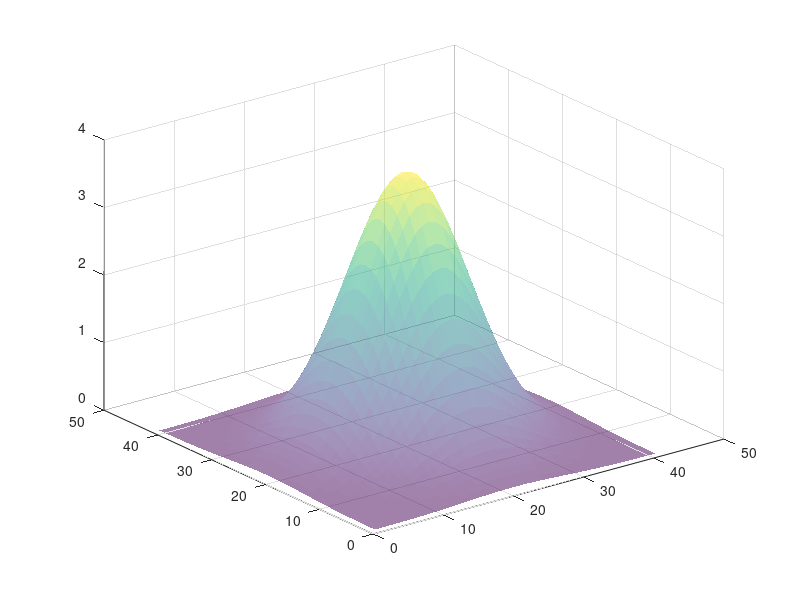
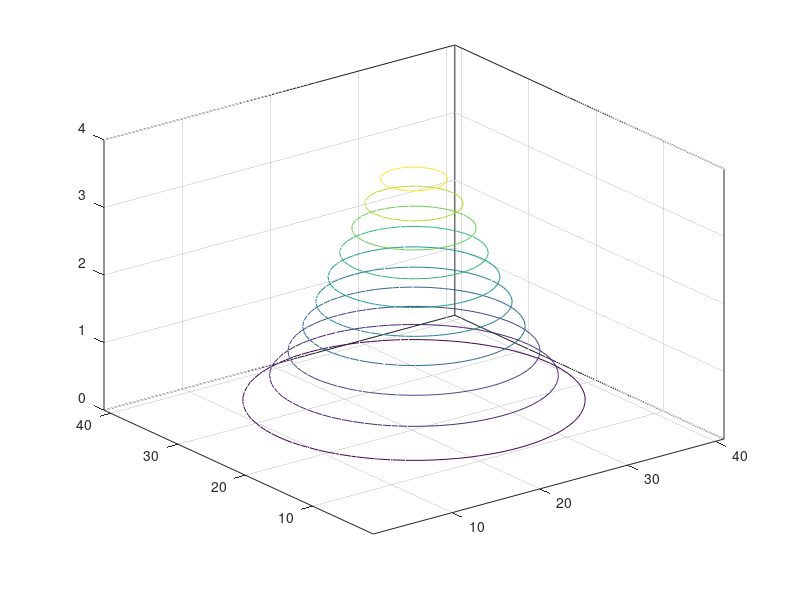

These figures' MATLAB source, in order:
clc
clear all
close all

% Definir la funcion a graficar
[x,y] = meshgrid(-2:0.1:2, -2:0.1:2);
%z = sqrt(8-x.^2-y.^2); % Funcion a graficar
z = 4.*exp(-x.^2-y.^2);
figure(1)
surf(z,'FaceAlpha',0.5, 'EdgeColor','none')
%plot3(x,y,z)
%surfl(x,y,z)
%mesh(x,y,z)            

figure(2)
contour3(z,10)